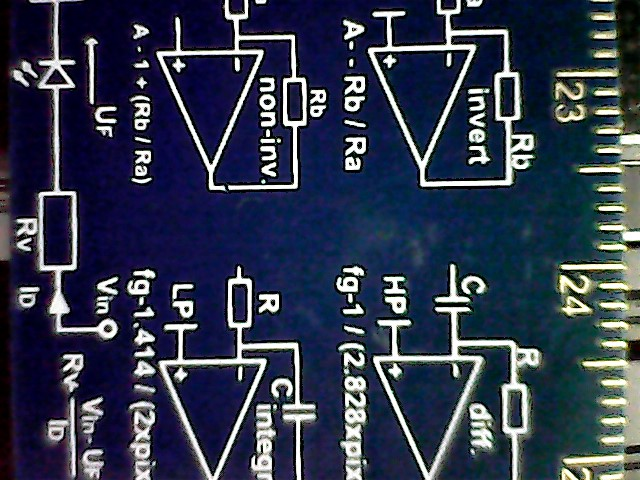
#> input picture test_images/WIN_20221122_12_54_09_Pro.jpg, 640 x 480 px; its folder holds 4 pictures in this run
$ python stitch.py
#> lines starting #> are read from the running program, lines starting #| are printed output that depends on the picture
import cv2
import os
import numpy as np

# Opens all images in an image folder and appends it to a list
image_folder = "test_images"
images = []
for i in os.listdir(image_folder):
    image = cv2.imread(f'{image_folder}/{i}')
#> image is the input picture: shape (480, 640, 3); mean B, G, R 78.5, 58.4, 50.5
    # image = cv2.resize(image, (320, 240))
    images.append(image)
print(len(images))

stitcher = cv2.Stitcher.create(mode=1)
(status, result) = stitcher.stitch(images)
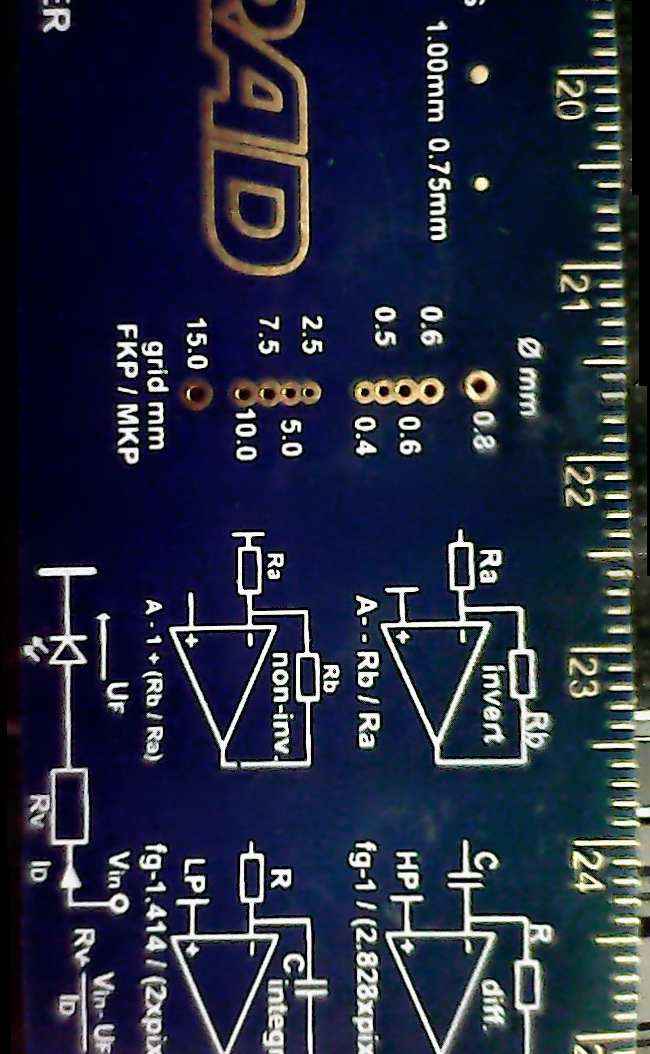
#> result: shape (1054, 650, 3); mean of channels 0, 1, 2 64, 43.1, 37.4; drawn as B, G, R
if (status == cv2.STITCHER_OK):
    print("Stitch Generated")
else:
    print("Stitch Failed")

cv2.imwrite("result_image/stitch.jpg", result)
print(result.shape)
#| (1054, 650, 3)
cv2.waitKey(0)
